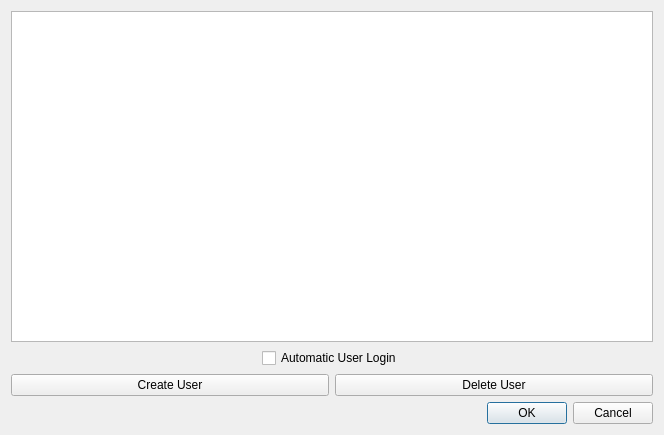
<?xml version="1.0" encoding="UTF-8"?>
<ui version="4.0">
 <class>UserManagementDialog</class>
 <widget class="QDialog" name="UserManagementDialog">
  <property name="geometry">
   <rect>
    <x>0</x>
    <y>0</y>
    <width>664</width>
    <height>435</height>
   </rect>
  </property>
  <property name="windowTitle">
   <string>Dialog</string>
  </property>
  <layout class="QVBoxLayout" name="verticalLayout">
   <item>
    <widget class="QListWidget" name="users_list"/>
   </item>
   <item alignment="Qt::AlignHCenter|Qt::AlignVCenter">
    <widget class="QCheckBox" name="automatic_user_login">
     <property name="text">
      <string>Automatic User Login</string>
     </property>
    </widget>
   </item>
   <item>
    <layout class="QHBoxLayout" name="horizontalLayout">
     <item>
      <widget class="QPushButton" name="create_user_button">
       <property name="text">
        <string>Create User</string>
       </property>
      </widget>
     </item>
     <item>
      <widget class="QPushButton" name="delete_user_button">
       <property name="text">
        <string>Delete User</string>
       </property>
      </widget>
     </item>
    </layout>
   </item>
   <item>
    <widget class="QDialogButtonBox" name="button_box">
     <property name="orientation">
      <enum>Qt::Horizontal</enum>
     </property>
     <property name="standardButtons">
      <set>QDialogButtonBox::Cancel|QDialogButtonBox::Ok</set>
     </property>
    </widget>
   </item>
  </layout>
 </widget>
 <resources/>
 <connections>
  <connection>
   <sender>buttonBox</sender>
   <signal>accepted()</signal>
   <receiver>UserManagementDialog</receiver>
   <slot>accept()</slot>
   <hints>
    <hint type="sourcelabel">
     <x>248</x>
     <y>254</y>
    </hint>
    <hint type="destinationlabel">
     <x>157</x>
     <y>274</y>
    </hint>
   </hints>
  </connection>
  <connection>
   <sender>buttonBox</sender>
   <signal>rejected()</signal>
   <receiver>UserManagementDialog</receiver>
   <slot>reject()</slot>
   <hints>
    <hint type="sourcelabel">
     <x>316</x>
     <y>260</y>
    </hint>
    <hint type="destinationlabel">
     <x>286</x>
     <y>274</y>
    </hint>
   </hints>
  </connection>
 </connections>
</ui>
